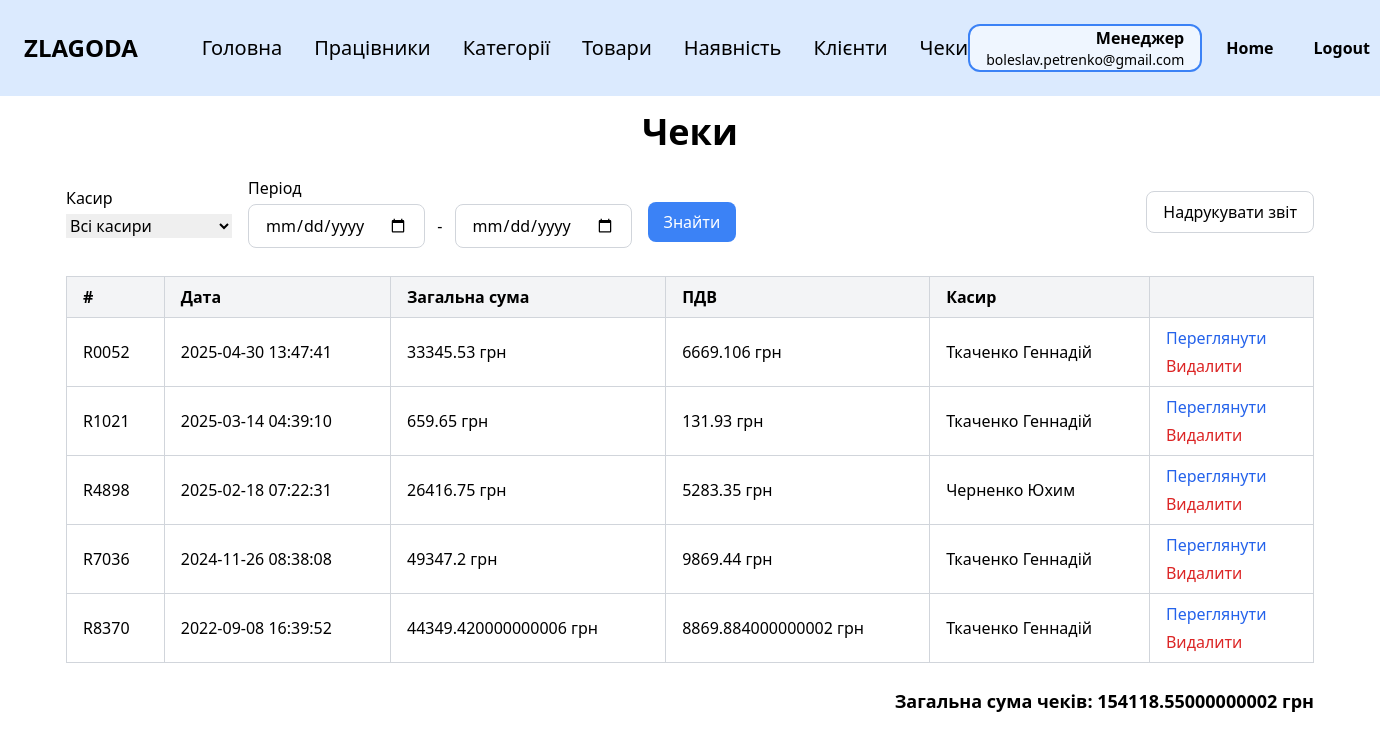
/receipts (signed in), run on an earlier commit of the app's database.
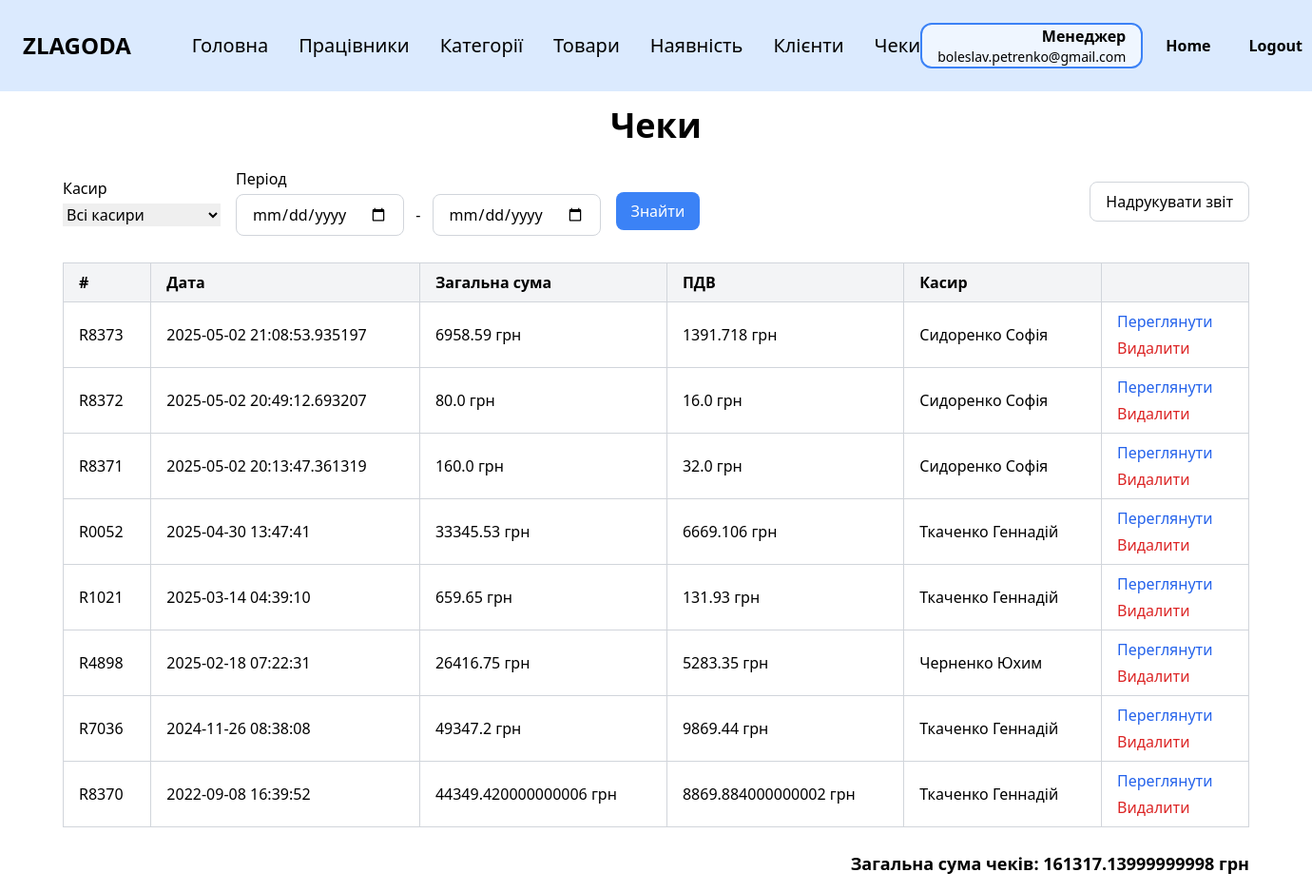
And on a later commit of the database.
### tables this page shows
CREATE TABLE employee (
                id INTEGER PRIMARY KEY,
                last_name TEXT NOT NULL,
                first_name TEXT NOT NULL,
                middle_name TEXT,
                position TEXT NOT NULL,
                salary REAL NOT NULL,
                start_date DATE NOT NULL,
                birth_date DATE NOT NULL,
                phone TEXT NOT NULL,
                city TEXT NOT NULL,
                street TEXT NOT NULL,
                postal_code TEXT NOT NULL,
                password TEXT NOT NULL,
                email TEXT NOT NULL UNIQUE
            );

CREATE TABLE receipt (
                receipt_number TEXT PRIMARY KEY,
                date TIMESTAMP NOT NULL,
                customer_card_number TEXT,
                employee_id INTEGER NOT NULL,
                FOREIGN KEY (customer_card_number) REFERENCES customer_card (card_number),
                FOREIGN KEY (employee_id) REFERENCES employee (id)
            );

### zlg_website/views/receipts.py (the view)
@views.route('/receipts')
@login_required
def receipts():
    receipt_table = 'receipt'
    employee_table = 'employee'
    receiptitem_table = 'receipt_item'
    storeproduct_table = 'store_product'
    employee_id = request.args.get('employee_id', type=int)
    date_from = request.args.get('date_from')
    date_to = request.args.get('date_to')
    sort = request.args.get('sort', 'date')
    order = request.args.get('order', 'desc')
    query_parts = [
        f"SELECT r.receipt_number, r.date, r.customer_card_number, e.first_name, e.last_name, e.id as employee_id"
    ]
    query_parts.append(f"FROM {receipt_table} r")
    query_parts.append(f"JOIN {employee_table} e ON r.employee_id = e.id")
    where_conditions = []
    params = {}
    if current_user.position == 'Касир':
        where_conditions.append("r.employee_id = :user_id")
        params['user_id'] = current_user.id
    elif employee_id:
        where_conditions.append("r.employee_id = :employee_id")
        params['employee_id'] = employee_id
    if date_from:
        where_conditions.append("DATE(r.date) >= DATE(:date_from)")
        params['date_from'] = date_from
    if date_to:
        where_conditions.append("DATE(r.date) <= DATE(:date_to)")
        params['date_to'] = date_to
    if where_conditions:
        query_parts.append("WHERE " + " AND ".join(where_conditions))
    sort_field = "r.date" if sort == 'date' else sort
    sort_direction = "ASC" if order == 'asc' else "DESC"
    query_parts.append(f"ORDER BY {sort_field} {sort_direction}")
    main_query = " ".join(query_parts)
    receipts_data = db.session.execute(text(main_query), params).mappings().all()
    receipts = []
    total_sum = 0
    for r in receipts_data:
        items_query = text(f"""
            SELECT ri.upc, ri.quantity,
                   CASE
                       WHEN sp.is_promotional = TRUE THEN sp.promo_price
                       ELSE sp.price
                   END as price
            FROM {receiptitem_table} ri
            JOIN {storeproduct_table} sp ON ri.upc = sp.upc
            WHERE ri.receipt_number = :receipt_number
        """)
        items = db.session.execute(items_query, {'receipt_number': r['receipt_number']}).mappings().all()
        receipt_total = sum(item['price'] * item['quantity'] for item in items) if items else 0
        vat = receipt_total * 0.2  # Assuming VAT is 20%
        total_sum += receipt_total
        receipt = {
            'receipt_number': r['receipt_number'],
            'date': r['date'],
            'total_sum': receipt_total,
            'vat': vat,
            'employee': {
                'id': r['employee_id'],
                'first_name': r['first_name'],
                'last_name': r['last_name']
            }
        }
        receipts.append(receipt)
    employees_query = text(f"SELECT * FROM {employee_table}")
    employees = db.session.execute(employees_query).mappings().all()
    return render_template(
        'receipts.html',
        user=current_user,
        receipts=receipts,
        employees=employees,
        total_sum=total_sum,
        sort=sort,
        order=order
    )

### zlg_website/__init__.py (called while the page is built)
def create_app():
    app = Flask(__name__)
    app.config['SECRET_KEY'] = 'zlagoda'
    app.config['SQLALCHEMY_DATABASE_URI'] = f'sqlite:///{os.path.join(app.instance_path, DB_NAME)}'
    app.config['SQLALCHEMY_TRACK_MODIFICATIONS'] = False
    db.init_app(app)
    from .views import views
    from .auth import auth
    app.register_blueprint(views, url_prefix='/')
    app.register_blueprint(auth, url_prefix='/')
    from .models import Employee, Category, Product
    with app.app_context():
        if database_is_empty(app):
            create_database(app)
    login_manager = LoginManager()
    login_manager.login_view = 'auth.login'
    login_manager.init_app(app)
    @login_manager.user_loader
    def load_user(id):
        return Employee.get_by_id(id)
    return app

### zlg_website/models.py (called while the page is built)
   @staticmethod
   def get_by_id(id):
       result = db.session.execute(text("SELECT * FROM employee WHERE id = :id"), {"id": id}).fetchone()
       if result:
           return Employee(
               id=result.id,
               last_name=result.last_name,
               first_name=result.first_name,
               middle_name=result.middle_name,
               position=result.position,
               salary=result.salary,
               start_date=result.start_date,
               birth_date=result.birth_date,
               phone=result.phone,
               city=result.city,
               street=result.street,
               postal_code=result.postal_code,
               password=result.password,
               email=result.email
           )
       return None

### zlg_website/templates/receipts.html (shortened to what this page needs)
{% extends "base.html" %}
{% block content %}
<div class="py-4">
    <h1 class="text-4xl font-bold mb-6 text-center">Чеки</h1>
    <div class="flex justify-between items-center mb-7">
        <form method="get" action="{{ url_for('views.receipts') }}" class="flex items-center">
            <div class="mr-4">
                <p class="mb-1">Касир</p>
                {% if user.position == 'Касир' %}
                <select name="employee_id" class="px-4 py-2 border rounded-lg bg-gray-100 text-gray-500" disabled>
                    <option selected>{{ user.last_name }} {{ user.first_name }}</option>
                </select>
                {% else %}
                <select name="employee_id" class="...">
                    <option value="">Всі касири</option>
                </select>
                {% endif %}
            </div>
            <div class="mr-4">
                <p class="mb-1">
                    <a href="{{ url_for('views.receipts', sort=sort, order=order) }}" class="btn btn-outline-secondary">
                    Період
                </a>
                </p>
                <input
                        type="date"
                        name="date_from"
                        class="px-4 py-2 border border-gray-300 rounded-lg focus:outline-none focus:ring-2 focus:ring-blue-500"
                        value="{{ request.args.get('date_from', '') }}"
                />
                <span class="mx-2">-</span>
                <input
                        type="date"
                        name="date_to"
                        class="px-4 py-2 border border-gray-300 rounded-lg focus:outline-none focus:ring-2 focus:ring-blue-500"
                        value="{{ request.args.get('date_to', '') }}"
                />
            </div>
            <div>
                <button type="submit" class="mt-5 px-4 py-2 bg-blue-500 text-white rounded-lg hover:bg-blue-600">
                    Знайти
                </button>
            </div>
        </form>
        {% if user.position == 'Менеджер' %}
        <div>
            <form id="printReportForm">
    <button type="button" id="printButton" class="px-4 py-2 border border-gray-300 rounded-lg hover:bg-gray-100">
        Надрукувати звіт
    </button>
</form>
        </div>
        {% endif %}
    </div>
    <div class="overflow-x-auto">
        <table class="min-w-full border-collapse border border-gray-300">
            <thead>
            <tr class="bg-gray-100">
                <th class="border border-gray-300 px-4 py-2 text-left">
                    #
                </th>
                <th class="border border-gray-300 px-4 py-2 text-left">
                    <a href="{{ url_for('views.receipts', sort='date', order='desc' if sort == 'date' and order == 'asc' else 'asc') }}" class="hover:underline">
                        Дата
                    </a>
                </th>
                <th class="border border-gray-300 px-4 py-2 text-left">
                    Загальна сума
                </th>
                <th class="border border-gray-300 px-4 py-2 text-left">
                    ПДВ
                </th>
                <th class="border border-gray-300 px-4 py-2 text-left">
                    Касир
                </th>
                <th class="border border-gray-300 px-4 py-2 text-left">
                </th>
            </tr>
            </thead>
            <tbody>
            {% if receipts %}
            {% for receipt in receipts %}
            <tr>
                <td class="border border-gray-300 px-4 py-2">{{ receipt.receipt_number }}</td>
                <td class="border border-gray-300 px-4 py-2">{{ receipt.date }}</td>
                <td class="border border-gray-300 px-4 py-2">{{ receipt.total_sum }} грн</td>
                <td class="border border-gray-300 px-4 py-2">{{ receipt.vat }} грн</td>
                <td class="border border-gray-300 px-4 py-2">{{ receipt.employee.last_name }} {{
                    receipt.employee.first_name }}
                </td>
                <td class="border border-gray-300 px-4 py-2">
                    <div class="flex flex-col space-y-1">
                        <a href="{{ url_for('views.view_receipt', receipt_number=receipt.receipt_number) }}"
                           class="text-blue-600 hover:underline">Переглянути</a>
                        <form method="POST"
                              action="{{ url_for('views.delete_receipt', receipt_number=receipt.receipt_number) }}"
                              onsubmit="return confirm('Ви впевнені, що хочете видалити цей чек?')" class="inline">
                            <button type="submit" class="text-red-600 hover:underline">Видалити</button>
                        </form>
                    </div>
                </td>
            </tr>
            {% endfor %}
            {% else %}
            <tr>
                <td colspan="6" class="border border-gray-300 px-4 py-2 text-center">Немає результатів</td>
            </tr>
            {% endif %}
            </tbody>
        </table>
    </div>
    <div class="mt-6 text-right">
        <div class="font-bold text-lg">
            Загальна сума чеків: {% if receipts %}{{ total_sum }} грн{% else %}0 грн{% endif %}
        </div>
    </div>
</div>
{% endblock %}

### zlg_website/templates/base.html (shortened to what this page needs)
<!DOCTYPE html>
<html lang="en">
<head>
    <link rel="stylesheet" href="https://cdn.jsdelivr.net/npm/tailwindcss@2.2.19/dist/tailwind.min.css">
</head>
<body class="bg-white text-black">
<nav class="bg-blue-100 p-6">
    <div class="flex items-center justify-between">
        <div class="text-black text-2xl font-black mr-16">ZLAGODA</div>
        {% if user.is_authenticated %}
        <div class="flex gap-8 max-md:gap-5 max-sm:hidden">
            <a href="/" class="text-xl cursor-pointer max-md:text-base">Головна</a>
            {% if user.position == 'Менеджер' %}
            <a href="/employees" class="text-xl cursor-pointer max-md:text-base">Працівники</a>
            <a href="/categories" class="text-xl cursor-pointer max-md:text-base">Категорії</a>
            <a href="/products" class="text-xl cursor-pointer max-md:text-base">Товари</a>
            <a href="/stock" class="text-xl cursor-pointer max-md:text-base">Наявність</a>
            <a href="/clients" class="text-xl cursor-pointer max-md:text-base">Клієнти</a>
            <a href="/receipts" class="text-xl cursor-pointer max-md:text-base">Чеки</a>
            {% endif %}
        </div>
        {% endif %}
        {% if user.is_authenticated %}
        <div class="flex items-center gap-6">
            <div class="px-4 border-2 border-blue-500 rounded-xl bg-blue-50 text-right">
                <p class="text-base font-semibold">
                    {% if user.position == 'Касир' %}
                    Касир
                    {% elif user.position == 'Менеджер' %}
                    Менеджер
                    {% else %}
                    {{ user.position }}
                    {% endif %}
                </p>
                <p class="text-sm">{{ user.email }}</p>
            </div>
            <a href="/welcome" class="text-black font-bold mr-4">Home</a>
            <a href="/logout" class="text-black font-bold">Logout</a>
        </div>
        {% else %}
        <a href="/login" class="text-black font-bold">Login</a>
        {% endif %}
    </div>
</nav>
<div class="container mx-auto px-4">
    {% block content %}{% endblock %}
</div>
</body>
</html>

What changed in the data, as far as the page shows it:
added receipt: receipt_number "R8373", date "2025-05-02 21:08:53.935197", total_sum "6958.59", vat "1391.718", employee.last_name "Сидоренко", employee.first_name "Софія"
added receipt: receipt_number "R8372", date "2025-05-02 20:49:12.693207", total_sum "80.0", vat "16.0", employee.last_name "Сидоренко", employee.first_name "Софія"
added receipt: receipt_number "R8371", date "2025-05-02 20:13:47.361319", total_sum "160.0", vat "32.0", employee.last_name "Сидоренко", employee.first_name "Софія"
Also different on the page:
{{ total_sum }}: "154118.55000000002" → "161317.13999999998"
